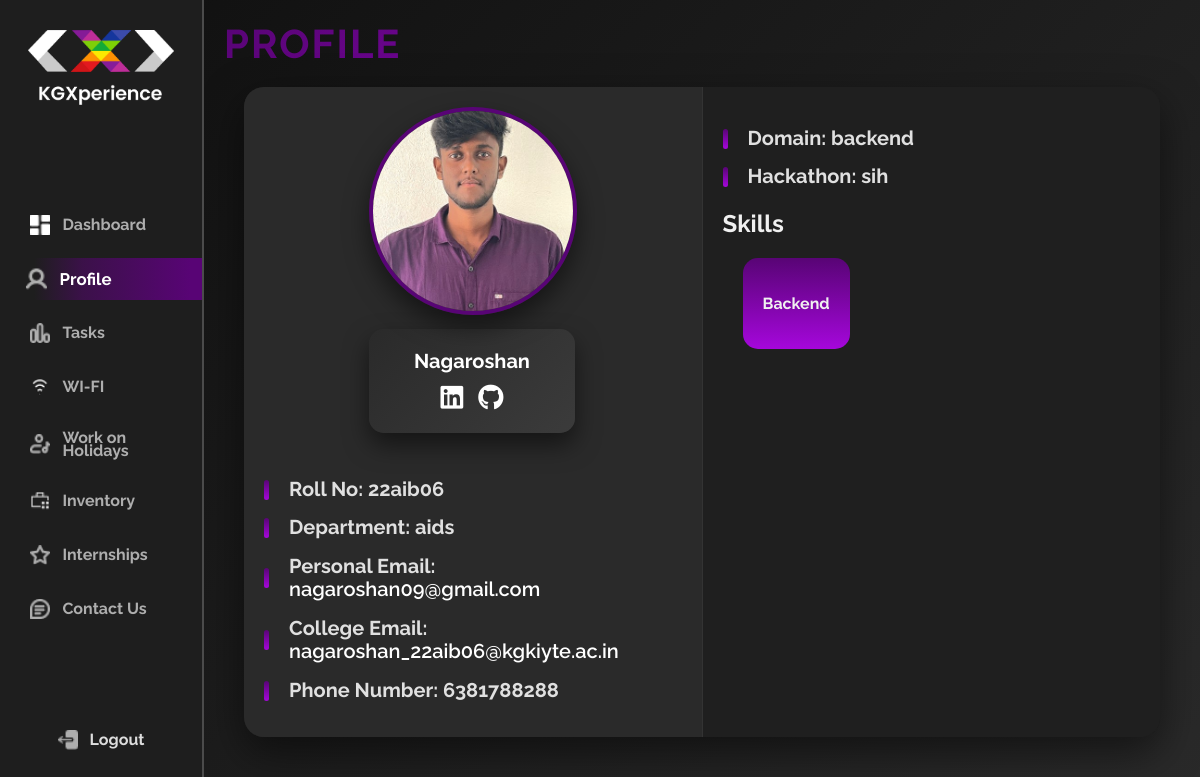
Page /profile/ (signed in) on the committed database.
### kgx_app/models.py (models this page shows, shortened)
class Profile(models.Model):
    STUDENT = 'student'
    STAFF = 'staff'
    ROLE_CHOICES = [
        (STUDENT, 'Student'),
        (STAFF, 'Staff'),
    ]
    name = models.CharField(max_length=100)
    roll_no = models.CharField(primary_key=True, max_length=20)
    dept = models.CharField(max_length=100)
    email_p = models.EmailField()
    email_clg = models.EmailField()
    phn_no = models.CharField(max_length=15)
    linked_in = models.URLField(blank=True, null=True)
    github = models.URLField(blank=True, null=True)
    domain = models.CharField(max_length=100)
    skills = models.CharField(max_length=200)
    hackathon = models.CharField(max_length=100)
    image = models.ImageField(upload_to='images/', null=True, blank=True)
    role = models.CharField(max_length=10, choices=ROLE_CHOICES, default=STUDENT)

### kgx_app/decorators.py (the view)
        def _wrapped_view(request, *args, **kwargs):
            try:
                profile = Profile.objects.get(roll_no=request.user.username)
                if profile.role in allowed_roles:
                    return view_func(request, *args, **kwargs)
                raise PermissionDenied
            except Profile.DoesNotExist:
                raise PermissionDenied  # Handle the case where the profile does not exist

### kgx_app/views.py (called while the page is built)
@login_required
@role_required(allowed_roles=['student'])
def profile(request):
    profile = get_object_or_404(Profile, roll_no=request.user.username)
    return render(request, 'profile.html', {'profile': profile})

### kgx_app/templates/profile.html (shortened to what this page needs)
{% extends 'base.html' %}
{% load static %}
{% block body_class %}profile{% endblock %}
{% block content %}
<head>
    <link rel="stylesheet" href="https://cdnjs.cloudflare.com/ajax/libs/font-awesome/5.15.4/css/all.min.css">
</head>
<div class="profile-header">
    <h1>Profile</h1>
</div>
<div class="split-container">
    <div class="profile-container">
        <div class="left-box">
            <div class="image-container">
                <a href="{{ profile.link }}" target="_blank">
                    {% if profile.image %}
                        <img src="{{ profile.image.url }}" alt="profile image">
                    {% else %}
                        <img src="{% static 'kgx_app/default_profile.png' %}" >
                    {% endif %}
                </a>
                <div class="info-container">
                    <h2>{{ profile.name|capfirst }}</h2>
                    <div class="social-icons">
                        {% if profile.linked_in %}
                            <a href="{{ profile.linked_in }}" target="_blank" class="social-icon">
                                <i class="fab fa-linkedin"></i>
                            </a>
                        {% endif %}
                        {% if profile.github %}
                            <a href="{{ profile.github }}" target="_blank" class="social-icon">
                                <i class="fab fa-github"></i>
                            </a>
                        {% endif %}
                    </div>
                </div>
            </div>
            <div class="profile-details">
                <p><strong>Roll No:</strong> {{ profile.roll_no }}</p>
                <p><strong>Department:</strong> {{ profile.dept }}</p>
                <p><strong>Personal Email:</strong> <a href="mailto:{{ profile.email_p }}">{{ profile.email_p }}</a></p>
                <p><strong>College Email:</strong> <a href="mailto:{{ profile.email_clg }}">{{ profile.email_clg }}</a></p>
                <p><strong>Phone Number:</strong> {{ profile.phn_no }}</p>
            </div>
        </div>
        <div class="right-box">
            <div class="profile-details">
                <p><strong>Domain:</strong> {{ profile.domain }}</p>
                <p><strong>Hackathon:</strong> {{ profile.hackathon }}</p>
            </div>
            <div class="skills-section">
                <h2>Skills</h2>
                <div class="skills-box">
                    {% for skill in profile.skills.all %}
                        <div class="skill-item">{{ skill.name }}</div>
                    {% empty %}
                    <p><strong>{{profile.skills|capfirst}}</strong></p>
                    {% endfor %}
                </div>
            </div>
        </div>
    </div>
</div>
{% endblock %}

### kgx_app/templates/base.html (style rules this page uses)
body, html { height: 100%; margin: 0; background: #171616; overflow: hidden; }

### rows in the picture
Profile: image (picture), name "Nagaroshan", roll_no "22aib06", dept "aids", email_p "nagaroshan09@gmail.com", email_clg "nagaroshan_22aib06@kgkiyte.ac.in", phn_no "6381788288", domain "backend", hackathon "sih", skills "Backend"
